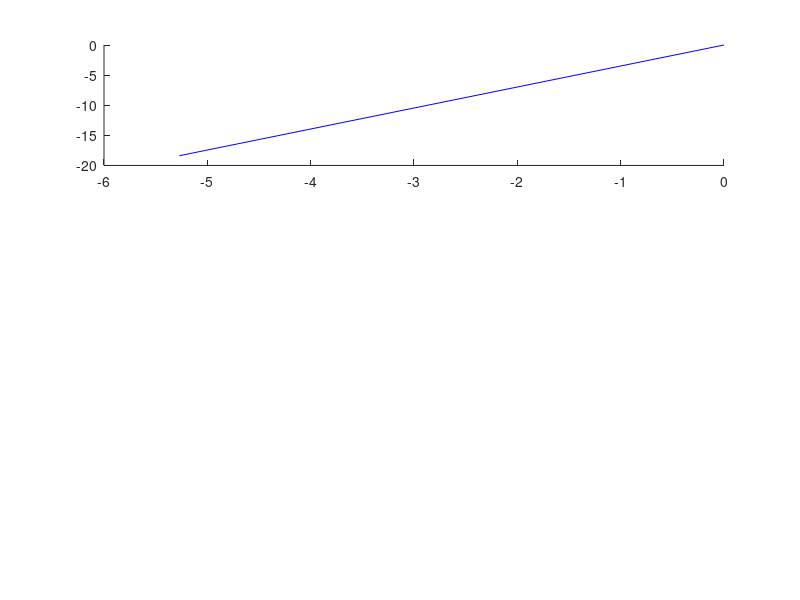

Write MATLAB code to recreate this figure. (Note: this script raises an error after producing the figure.)
clear
clc

%Link Lengths, [cm]
r1 = 53.69;
r2 = 21.25;
r3 = 51.84;
r4 = 23.25;

%Initial and Final Angles
theta2_i = -106;
theta2_f = -145;

%Rotational Velocity and Acceleration of Steering Link
omega_2 = -1; %[rad/s]
alpha_2 = 0; %[rad/s/s]
cx = [];
cy = [];
jx = [];
jy = [];
dx = [];
dy = [];
ax = [];
ay = [];

omega_3 = [];
omega_4 = [];
alpha_3 = [];
alpha_4 = [];

i = 1;
for theta2 = theta2_i:-1:theta2_f   
    theta2_list(i) = theta2;
    sx = -r1 - r2 * cosd(theta2);
    sy = -r2 * sind(theta2);
    
   cos_gamma = (r4^2 + r3^2 - r2^2 - r1^2 - 2*r1*r2*cosd(theta2)) / (2*r3*r4);
   
   theta3_1(i) = 2*atand((-sy + sqrt(r4^2 * (1 - cos_gamma^2))) / (-r3 + r4*cos_gamma - sx));
   theta3_2(i) = 2*atand((-sy - sqrt(r4^2 * (1 - cos_gamma^2))) / (-r3 + r4*cos_gamma - sx)); 
   
   theta4_1(i) = 2*atand((-sy + sqrt(r3^2 * (1-cos_gamma^2))) / (r4 - r3*cos_gamma - sx));
   theta4_2(i) = 2*atand((-sy - sqrt(r3^2 * (1-cos_gamma^2))) / (r4 - r3*cos_gamma - sx));
   
   omega_3(end+1) = omega_2 * (r2*sind(theta2 - theta4_2(i))) / (r3*sind(theta4_2(i) - theta3_2(i)));
   omega_4(end+1) = omega_2 * (r2*sind(theta2 - theta3_2(i))) / (r4*sind(theta4_2(i) - theta3_2(i))); 
   
   alpha_3(end+1) = (omega_2^2*r2*cosd(theta2 - theta4_2(i)) - alpha_2*r2*sind(theta2 - theta4_2(i)) - (omega_3(i))^2*r3*cosd(theta3_2(i) - theta4_2(i)) - (omega_4(i))^2*r4 )...
       / (r3*sind(theta3_2(i) - theta4_2(i)));
   alpha_4(end+1) = (omega_2^2*r2*cosd(theta2 - theta3_2(i)) + alpha_2*r2*sind(theta2 - theta3_2(i)) + (omega_3(i))^2*r3 - (omega_4(i))^2*r4*cosd(theta4_2(i) - theta3_2(i)))...
       / (r4*sind(theta4_2(i) - theta3_2(i)));
   
   cx(end+1) = 0;
   cy(end+1) = 0;
   
   jx(end+1) = r2 * cosd(theta2);
   jy(end+1) = r2 * sind(theta2);
   
   ax(end+1) = -53.69 + r4 * cosd(theta4_2(i));
   ay(end+1) = r4 * sind(theta4_2(i));
   
   dx(end+1) = -53.69;
   dy(end+1) = 0;
   
   i = i + 1;
end
%Array of time values for speed and accel, cacluated from omega = 1 rad/s =
%1.469 seconds/degree for 39 degrees of rotation
time_arr = 0:1.469:39*1.469;  

subplot(3,2,[1,2])
hold on
for ii = 1:1:length(cx)
    quiver(cx(ii),cy(ii), jx(ii)-cx(ii),jy(ii)-cy(ii), 'b', 'ShowArrowHead', 'off', 'AutoScale', 0)
    quiver(cx(ii),cy(ii), dx(ii)-cx(ii),dy(ii)-cy(ii), 'k', 'ShowArrowHead', 'off', 'AutoScale', 0)
    quiver(jx(ii),jy(ii), ax(ii)-jx(ii),ay(ii)-jy(ii), 'g', 'ShowArrowHead', 'off', 'AutoScale', 0)
    quiver(dx(ii),dy(ii), ax(ii)-dx(ii),ay(ii)-dy(ii), 'r', 'ShowArrowHead', 'off', 'AutoScale', 0)
end
hold off
title('Linkage Positions')
axis equal

subplot(3,2,3)
plot(time_arr, omega_3)
title('Angular Velocity of Tie Rod')
xlabel('Time [s]')
ylabel('Omega 3 [rad/s]')

subplot(3,2,4)
plot(time_arr, omega_4)
title('Angular Velocity of Knuckle Arm')
xlabel('Time [s]')
ylabel('Omega 4 [rad/s]')

subplot(3,2,5)
plot(time_arr, alpha_3)
title('Angular Acceleration of Tie Rod')
xlabel('Time [s]')
ylabel('Alpha 3 [rad/s/s]')

subplot(3,2,6)
plot(time_arr, alpha_4)
title('Angular Acceleration of Knuckle Arm')
xlabel('Time [s]')
ylabel('Alpha 4 [rad/s/s]')



